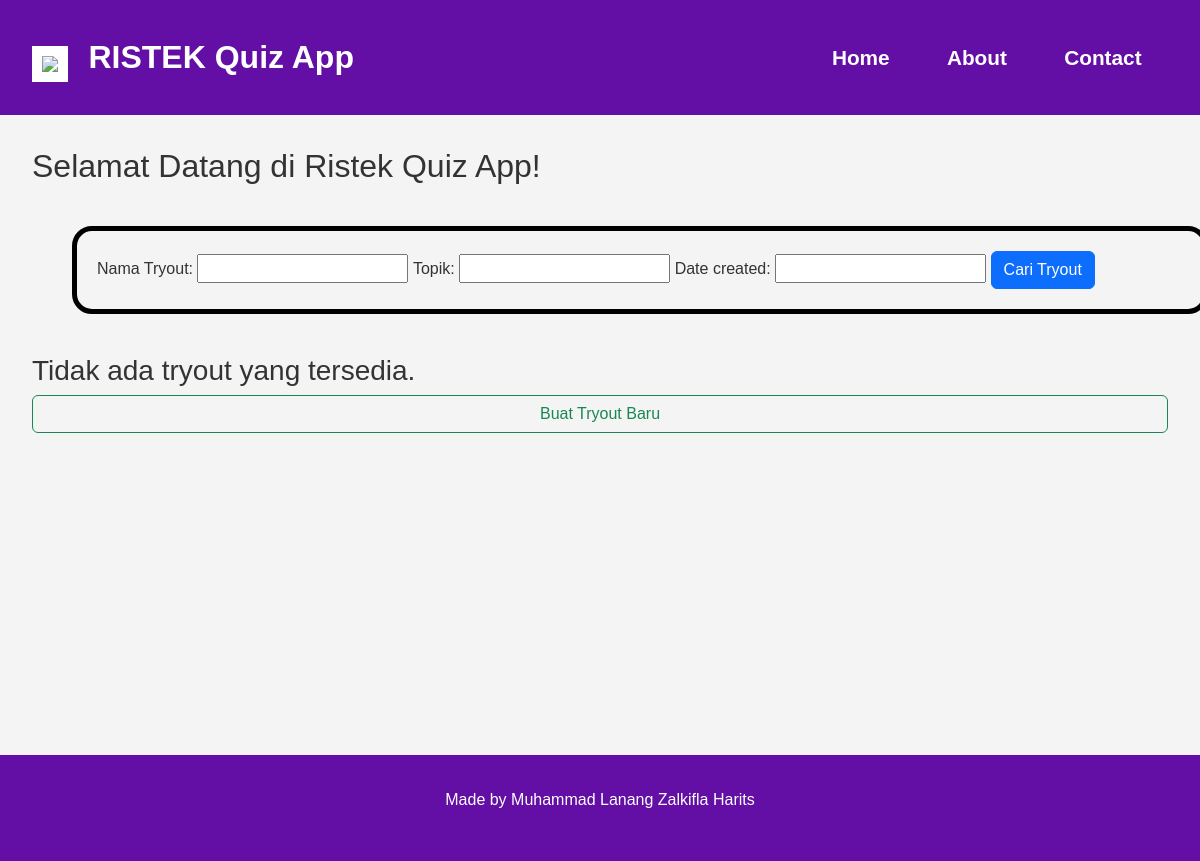
/, run on an earlier commit of the app's database.
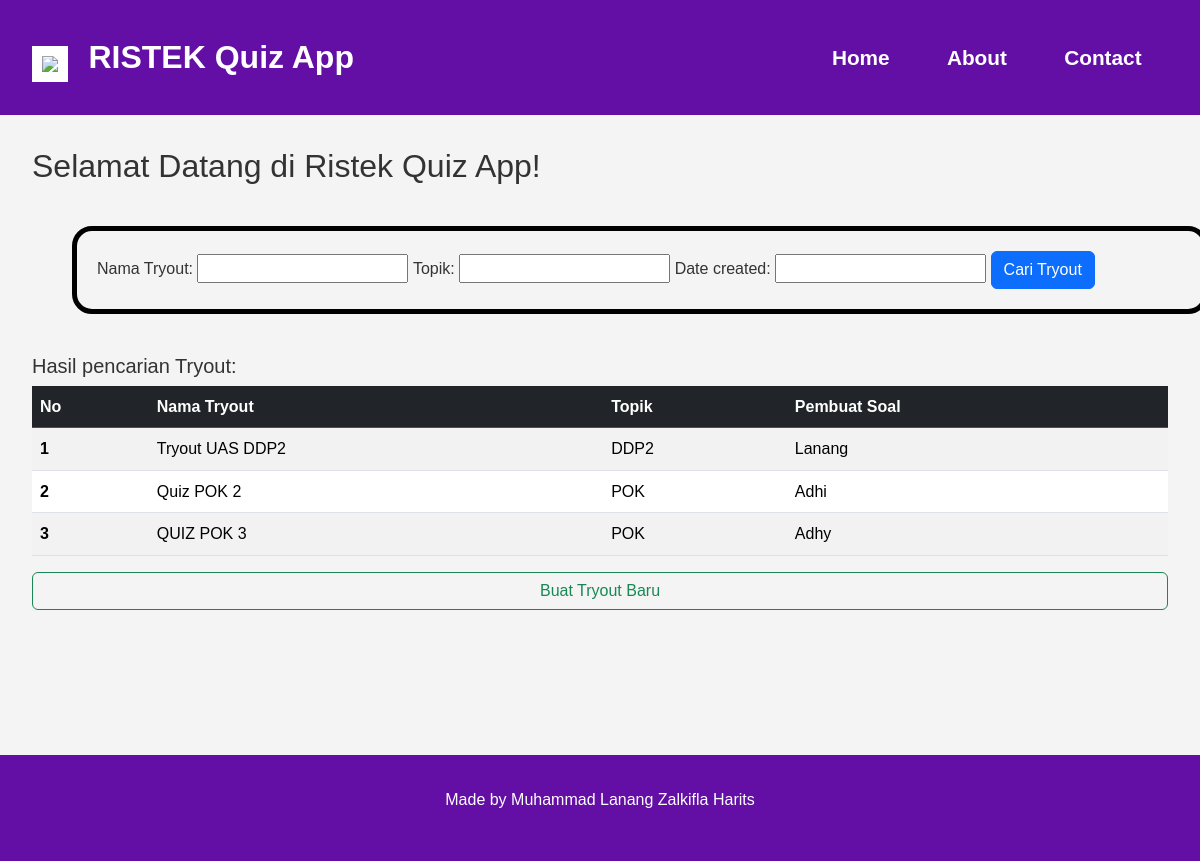
And on a later commit of the database.
### quizapp/models.py (models this page shows, shortened)
class Tryout(models.Model):
    name = models.CharField(
        max_length=30,
        verbose_name="Nama Tryout",
        validators=[MinLengthValidator(2, "Nama Tryout harus memiliki minimal 2 karakter")]
    )
    subject = models.CharField(
        max_length=30,
        verbose_name="Topik",
        validators=[MinLengthValidator(2, "Subject Tryout harus memiliki minimal 2 karakter")]
    )
    maximum_score = models.IntegerField(
        verbose_name="Skor Maksimum",
        validators=[MinValueValidator(100, "Minimal nilainya 100 lah pak")]
    )
    quiz_author = models.CharField(
        max_length=30,
        verbose_name="Pembuat Soal",
        validators=[MinLengthValidator(3, "Nama pembuat soal harus memiliki minimal 2 karakter")]
    )
    date_created = models.DateTimeField(
        auto_now_add=True
    )
    question_count = models.IntegerField(
        verbose_name="Jumlah Soal",
        default=0
    )

### quizapp/views.py (the view)
# urls.py: path('', views.MainView.as_view(), name="home"),
class MainView(View):
    def get(self, request):
        tryout_list = Tryout.objects.all()
        tryout_filter = TryoutFilter(request.GET, queryset=tryout_list)
        tryout_list_filtered = tryout_filter.qs
        ctx = {'tryout_list': tryout_list_filtered, 'tryout_filter': tryout_filter}
        return render(request, 'quizapp/home.html', ctx)

### quizapp/templates/quizapp/home.html
{% extends "base.html" %}
{% block content %}
    <h2>Selamat Datang di Ristek Quiz App!</h2>
    <div class="container-md" style="border: 5px solid black; padding: 20px; margin: 40px; border-radius: 20px">
        <form method="get">
            {{ tryout_filter.form }}
            <button type="submit" type="button" class="btn btn-primary"> Cari Tryout </button>
        </form>
    </div>
    {% if tryout_list %}
        <h5> Hasil pencarian Tryout: </h5>
        <table class="table table-striped" id="quiz_list">
            <thead>
                <th scope="col" class="table-dark">No</th>
                <th scope="col" class="table-dark">Nama Tryout</th>
                <th scope="col" class="table-dark">Topik</th>
                <th scope="col" class="table-dark">Pembuat Soal</th>
            </thead>
            <tbody>
            {% for tryout in tryout_list %}
                <tr>
                    <th scope="row"> {{ forloop.counter }} </th>
                    <td> <a href="{% url 'view_quiz' tryout.id %}" style="text-decoration:none; color:inherit;"> {{tryout.name}} </a> </td>
                    <td> <a href="{% url 'view_quiz' tryout.id %}" style="text-decoration:none; color:inherit;"> {{tryout.subject}} </a> </td>
                    <td> <a href="{% url 'view_quiz' tryout.id %}" style="text-decoration:none; color:inherit;"> {{tryout.quiz_author}} </a></td>
                </tr>
            {% endfor %}
            </tbody>
        </table>
    {% else %}
        <h3> Tidak ada tryout yang tersedia. </h3>
    {% endif %}
        <div class="d-grid gap-2  mx-auto">
            <a href="{% url 'create_quiz' %}" type="button" class="btn btn-outline-success"> Buat Tryout Baru </a>
      </div>
{% endblock %}

What changed in the data, as far as the page shows it:
added Tryout: name "Tryout UAS DDP2", subject "DDP2", quiz_author "Lanang"
added Tryout: name "Quiz POK 2", subject "POK", quiz_author "Adhi"
added Tryout: name "QUIZ POK 3", subject "POK", quiz_author "Adhy"
Also different on the page:
text no longer shown: "Tidak ada tryout yang tersedia."
text now shown: "Hasil pencarian Tryout: No Nama Tryout Topik Pembuat Soal"
